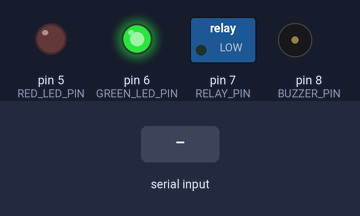
The sketch below on a simulated Arduino Uno, built with avr-gcc and run on an emulated ATmega328P. Parts: switched loads named in the sketch (green lamp = pin HIGH), output pins drawn as LEDs (lit = HIGH), buzzer (waves = sounding). The inputs (shaded band) are chosen by the test bench.

Above: at 1.2 s.
1.3 s: "D3\n" received over Serial
At 2.4 s:
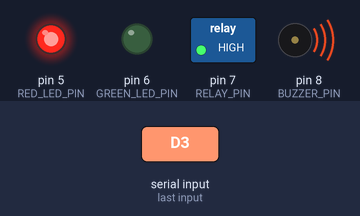
2.8 s: "N" received over Serial
At 3.5 s:
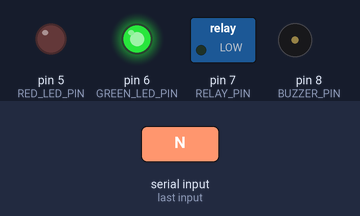
4.3 s: "D2\n" received over Serial
At 4.6 s:
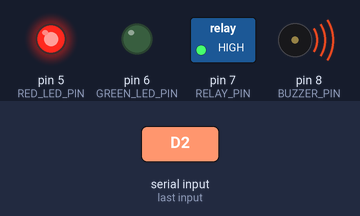
Timing chart, 0 to 7.3 s (numbered marks = the images above; inputs shaded):
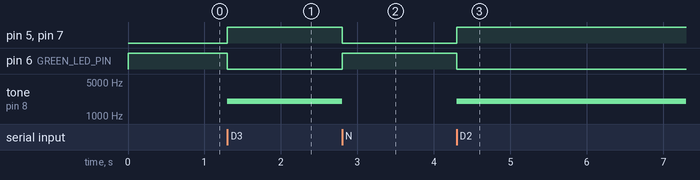

Measured:
- after the input at 1.3 s, pin 5 (RED_LED_PIN), pin 7 (RELAY_PIN): LOW → HIGH at once; pin 6 (GREEN_LED_PIN): HIGH → LOW at once; tone on pin 8 (BUZZER_PIN): silent → 2000 Hz at once
- after the input at 2.8 s, pin 5 (RED_LED_PIN), pin 7 (RELAY_PIN): HIGH → LOW at once; pin 6 (GREEN_LED_PIN): LOW → HIGH at once; tone on pin 8 (BUZZER_PIN): 2000 Hz → silent at once
- after the input at 4.3 s, pin 5 (RED_LED_PIN), pin 7 (RELAY_PIN): LOW → HIGH at once; pin 6 (GREEN_LED_PIN): HIGH → LOW at once; tone on pin 8 (BUZZER_PIN): silent → 2000 Hz at once

The sketch:

arduino_drowsiness_alert.ino
```cpp
/*
  Sleep Drowsiness System - Arduino Receiver
  ------------------------------------------------------
  Hardware Setup:
  - Relay Module (Motor): Pin 7
  - Red LED: Pin 5
  - Green LED (Optional safe indicator): Pin 6
  - Buzzer (Optional): Pin 8

  Commands from Python:
  - 'D3' / 'D2' = Sleep / Critical -> STOP Motor & GLOW Red Light
  - 'D1' = Warning
  - 'N'  = Normal / Awake -> RUN Motor & GLOW Green Light
*/

const int RED_LED_PIN = 5;     // Connect red LED here
const int GREEN_LED_PIN = 6;   // Connect green LED here
const int RELAY_PIN = 7;       // Connect relay module here (controls motor)
const int BUZZER_PIN = 8;      // Optional buzzer

// Variable to track the current state
String currentState = "N";

void setup() {
  // Initialize Serial Communication with Python (Baud rate MUST match Python)
  Serial.begin(9600);
  Serial.setTimeout(50);

  // Set pins as outputs
  pinMode(RED_LED_PIN, OUTPUT);
  pinMode(GREEN_LED_PIN, OUTPUT);
  pinMode(RELAY_PIN, OUTPUT);
  pinMode(BUZZER_PIN, OUTPUT);

  // Start in Normal/Awake State
  setNormalState();
}

void loop() {
  // Check if Python script is sending data
  if (Serial.available() > 0) {
    char cmd = Serial.read();

    // Update state based on command from Python
    if (cmd == 'N') {
      setNormalState();
    }
    else if (cmd == 'D') {
      // 'D' means drowsiness alert (eyes closed, nodding, yawning, etc.)
      setSleepState();
    }
  }
}

// ---- STATE FUNCTIONS ----

void setNormalState() {
  // Person is awake - Motor runs, Green light
  digitalWrite(GREEN_LED_PIN, HIGH);
  digitalWrite(RED_LED_PIN, LOW);

  // Note: Most relay modules are Active LOW.
  // LOW = Relay ON (Motor runs). HIGH = Relay OFF.
  // Change these if your relay behaves backward!
  digitalWrite(RELAY_PIN, LOW);

  noTone(BUZZER_PIN); // Buzzer off
}

void setWarningState() {
  // Optional warning state
  digitalWrite(GREEN_LED_PIN, LOW);
  digitalWrite(RED_LED_PIN, HIGH);
  digitalWrite(RELAY_PIN, LOW); // Motor keeps running
  tone(BUZZER_PIN, 1000); // Small beep
}

void setSleepState() {
  // PERSON IS SLEEPING!
  // 1. Stop the motor (HIGH turns off most relay modules)
  digitalWrite(RELAY_PIN, HIGH);

  // 2. Glow red light
  digitalWrite(GREEN_LED_PIN, LOW);
  digitalWrite(RED_LED_PIN, HIGH);

  // Optional: Loud buzzer sound
  tone(BUZZER_PIN, 2000);
}
```
